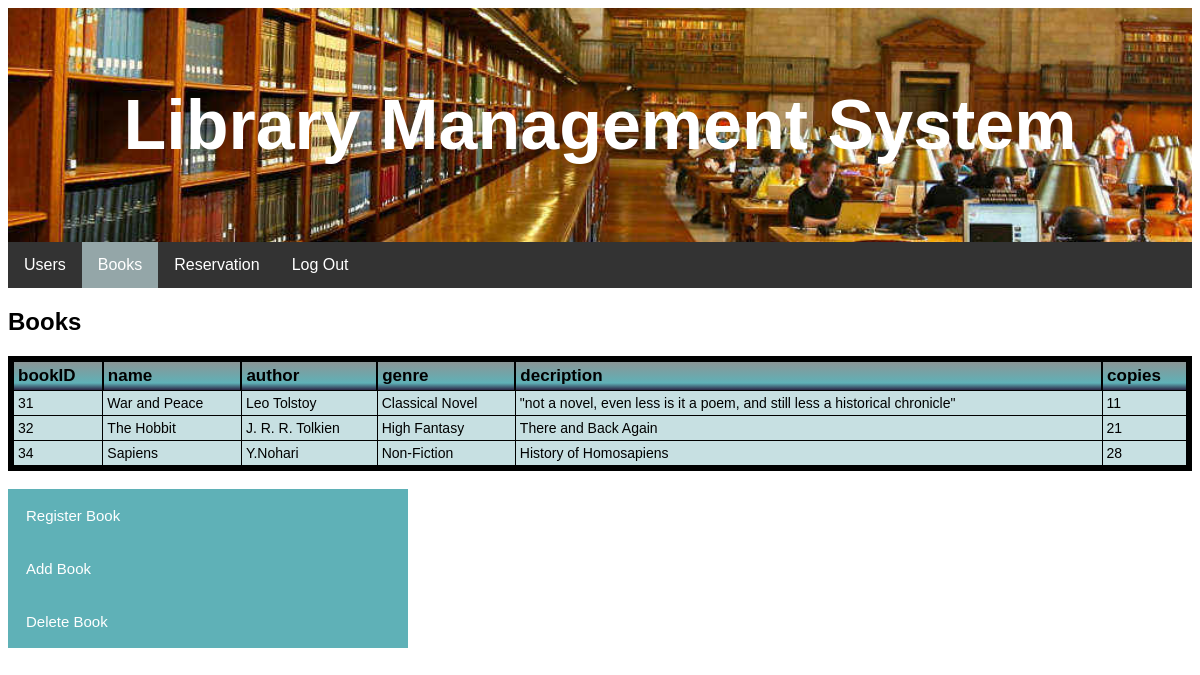
The app's page /books.php (signed in) with its own data.
### tables this page shows
CREATE TABLE `books` (
  `bookID` int(11) NOT NULL AUTO_INCREMENT,
  `name` varchar(255) NOT NULL,
  `author` varchar(255) NOT NULL,
  `genre` varchar(255) NOT NULL,
  `description` varchar(255) NOT NULL,
  `numberofcopies` int(10) unsigned NOT NULL DEFAULT '0',
  PRIMARY KEY (`bookID`)
);

### books.php (the view, shortened to what this page needs)
<!DOCTYPE html>
<html>
<head>
</head>
<body>
<div class="grid-container">
  <div class="header" id="head1" >
    <h1 style="color:white;cursor:pointer;" onclick="window.location.href='home.php'">Library Management System</h1>
  </div>
<ul>
  <li><a style="color:white;cursor:pointer;"  onclick="window.location.href='home.php'">Users</a></li>
  <li><a style="color:white;cursor:pointer;"  class="active" onclick="window.location.href='books.php';">Books</a></li>
  <li><a  style="color:white;cursor:pointer;"  onclick="window.location.href='reservations.php';">Reservation</a></li>
  <li><a style="color:white;cursor:pointer;" onclick="window.location.href='logout.php'">Log Out</a></li>
</ul>
 <div class="middle">
  <h2>Books</h2>
  <table class="cinereousTable">
	<thead>
		<tr>
			<th> bookID </th>
			<th> name </th>
			<th> author </th>
			<th> genre </th>
			<th> decription </th>
			<th> copies </th>
		</tr>
	</thead>
	<tbody>
<?php
	$sql = "SELECT bookID, name, author, genre, description, numberofcopies
			FROM books
			ORDER BY bookID ASC
			";
	$res = mysqli_query($db, $sql) or die(mysqli_error($db));
	$post = "";
	if(mysqli_num_rows($res) > 0){
		while($row = mysqli_fetch_assoc($res)){
			$bookID = $row['bookID'];
			$name = $row['name'];
			$author = $row['author'];
			$genre = $row['genre'];
			$description = $row['description'];
			$copies = $row['numberofcopies'];
			$post .=  "
							<tr>
								<td> $bookID </td>
								<td> $name </td>
								<td> $author </td>
								<td> $genre </td>
								<td> $description </td>
								<td> $copies </td>
							</tr>
						";
		}
		echo $post;
	}
?>
	</tbody>
</table>
<br />
		<div id="mod-user">
			<button class="collapsible">Register Book</button>
			<button class="collapsible">Add Book</button>
			<button class="collapsible">Delete Book</button>
		</div>
  </div>
</div>
</body>
</html>

### books.php (style rules this page uses)
ul { list-style-type: none; margin: 0; padding: 0; overflow: hidden; background-color: #333; }
li { float: left; }
li a { display: block; color: white; text-align: center; padding: 14px 16px; text-decoration: none; }
#head1 { background-image: url('library.jpg'); background-position: center; background-repeat: no-repeat; background-size: cover; }
table.cinereousTable { font-family: Arial, Helvetica, sans-serif; border: 6px solid black; background-color: #c7e0e2; width: 100%; text-align: left; border-collapse: collapse; }
table.cinereousTable td, table.cinereousTable th { border: 1px solid black; padding: 4px 4px; }
table.cinereousTable tbody td { font-size: 14px; }
table.cinereousTable thead { background: linear-gradient(to bottom, #919191 0%,#5fb1b7 75%, #241235 100%); }
table.cinereousTable thead th { font-size: 17px; font-weight: bold; color: black; text-align: left; border-left: 2px solid black; }
table.cinereousTable thead th:first-child { border-left: none; }
#mod-user { width: 400px; }
body { font-family: Arial, Helvetica, sans-serif; }
.collapsible { background-color: #5fb1b7 ; color: white; cursor: pointer; padding: 18px; width: 100%; border: none; text-align: left; outline: none; font-size: 15px; }
.active, .collapsible:hover { background-color: #94a6a8; }
* { box-sizing: border-box; }
.header { grid-area: header; background-color: #F0F8FF; padding: 30px; text-align: center; font-size: 35px; }

### records on screen
books: bookID "31", name "War and Peace", author "Leo Tolstoy", genre "Classical Novel", description "\"not a novel, even less is it a poem, and still less a historical chronicle\"", numberofcopies "11"
books: bookID "32", name "The Hobbit", author "J. R. R. Tolkien", genre "High Fantasy", description "There and Back Again", numberofcopies "21"
books: bookID "34", name "Sapiens", author "Y.Nohari", genre "Non-Fiction", description "History of Homosapiens", numberofcopies "28"
